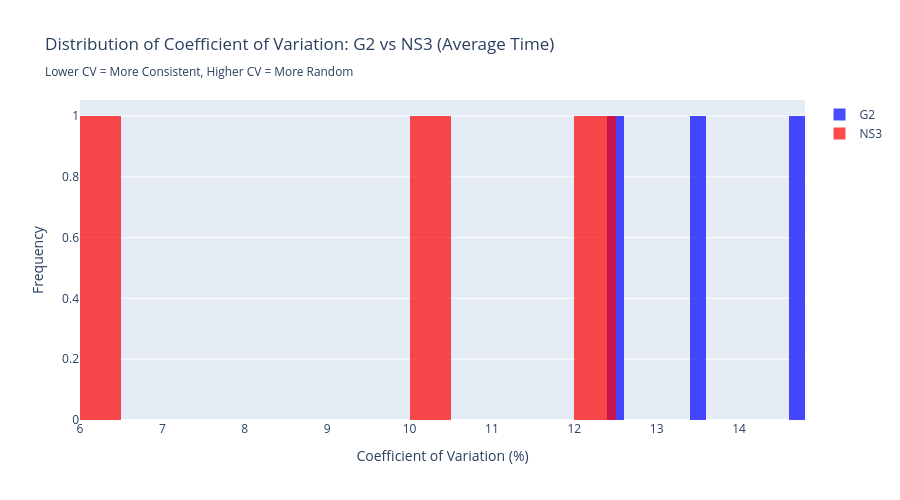
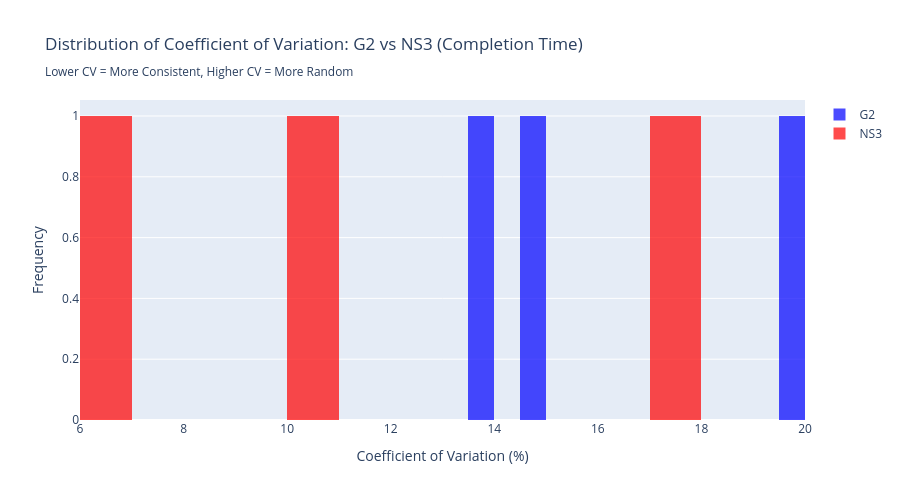
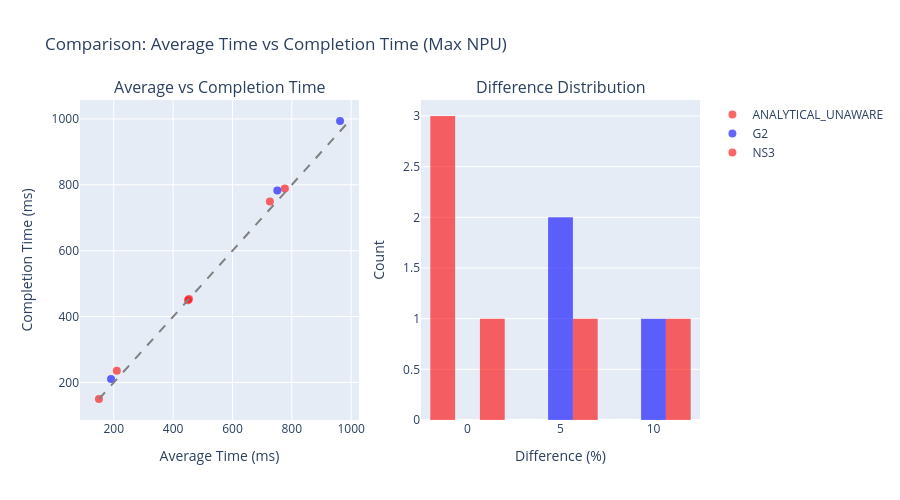

The notebook cell these images were saved under, in order:
### Code cell
# --- Statistical Summary of Randomness Effects ---

print(f"\n{'='*80}")
print("DETAILED STATISTICAL ANALYSIS: Average vs Completion Time")
print(f"{'='*80}\n")

# Analyze both metrics
for metric_col, metric_name in [('avg_time', 'Average Time'), ('max_time', 'Completion Time')]:
    print(f"\n{'='*40}")
    print(f"METRIC: {metric_name}")
    print(f"{'='*40}\n")
    
    # Create comparison table
    comparison_data = []
    for group_keys, group_df in comp_df.groupby(['workload', 'group_id', 'topology']):
        wl, gid, topo = group_keys
        
        g2_runs = group_df[group_df['sim_type'] == 'G2']
        ns3_runs = group_df[group_df['sim_type'] == 'NS3']
        
        if g2_runs.empty or ns3_runs.empty:
            continue
        
        g2_times = g2_runs[metric_col]
        ns3_times = ns3_runs[metric_col]
        
        comparison_data.append({
            'Workload': wl,
            'Group': gid,
            'Topology': topo,
            'G2 Mean (ms)': g2_times.mean() / 1_000_000,
            'G2 Std (ms)': g2_times.std() / 1_000_000,
            'G2 CV (%)': (g2_times.std() / g2_times.mean() * 100) if g2_times.mean() > 0 else 0,
            'G2 Runs': len(g2_runs),
            'NS3 Mean (ms)': ns3_times.mean() / 1_000_000,
            'NS3 Std (ms)': ns3_times.std() / 1_000_000,
            'NS3 CV (%)': (ns3_times.std() / ns3_times.mean() * 100) if ns3_times.mean() > 0 else 0,
            'NS3 Runs': len(ns3_runs),
            'Mean Divergence (%)': ((ns3_times.mean() - g2_times.mean()) / g2_times.mean() * 100),
            'Best NS3 vs G2 Mean (%)': ((ns3_times.min() - g2_times.mean()) / g2_times.mean() * 100),
            'Worst NS3 vs G2 Mean (%)': ((ns3_times.max() - g2_times.mean()) / g2_times.mean() * 100),
        })

    comparison_summary_df = pd.DataFrame(comparison_data)

    # Display summary statistics
    print(f"--- Summary Statistics for {metric_name} ---\n")
    print(f"G2 Variability:")
    print(f"  Average CV: {comparison_summary_df['G2 CV (%)'].mean():.3f}%")
    print(f"  Std Dev of CV: {comparison_summary_df['G2 CV (%)'].std():.3f}%")
    print(f"  Max CV: {comparison_summary_df['G2 CV (%)'].max():.3f}%")
    print()
    print(f"NS3 Variability:")
    print(f"  Average CV: {comparison_summary_df['NS3 CV (%)'].mean():.3f}%")
    print(f"  Std Dev of CV: {comparison_summary_df['NS3 CV (%)'].std():.3f}%")
    print(f"  Max CV: {comparison_summary_df['NS3 CV (%)'].max():.3f}%")
    print()
    print(f"Divergence Analysis:")
    print(f"  Mean Divergence: {comparison_summary_df['Mean Divergence (%)'].mean():.2f}%")
    print(f"  Best Case (Best NS3 vs G2): {comparison_summary_df['Best NS3 vs G2 Mean (%)'].mean():.2f}%")
    print(f"  Worst Case (Worst NS3 vs G2): {comparison_summary_df['Worst NS3 vs G2 Mean (%)'].mean():.2f}%")
    print()

    # Display sorted table
    print(f"\n--- Top 10 Configurations by NS3 Variability (CV) for {metric_name} ---")
    display(comparison_summary_df.sort_values('NS3 CV (%)', ascending=False).head(10))

    # Create comparison visualization
    fig = go.Figure()

    fig.add_trace(go.Histogram(
        x=comparison_summary_df['G2 CV (%)'],
        name='G2',
        opacity=0.7,
        marker_color='blue',
        nbinsx=20
    ))

    fig.add_trace(go.Histogram(
        x=comparison_summary_df['NS3 CV (%)'],
        name='NS3',
        opacity=0.7,
        marker_color='red',
        nbinsx=20
    ))

    fig.update_layout(
        title=f'Distribution of Coefficient of Variation: G2 vs NS3 ({metric_name})<br><sub>Lower CV = More Consistent, Higher CV = More Random</sub>',
        xaxis_title='Coefficient of Variation (%)',
        yaxis_title='Frequency',
        barmode='overlay',
        height=500
    )

    fig.show()

# --- Comparison between Average and Max metrics ---
print(f"\n{'='*80}")
print("COMPARISON: Average Time vs Completion Time (Max)")
print(f"{'='*80}\n")

# Calculate differences between avg and max for each sim type
comparison_avg_max = []
for group_keys, group_df in comp_df.groupby(['workload', 'group_id', 'topology', 'sim_type']):
    wl, gid, topo, sim = group_keys
    
    avg_mean = group_df['avg_time'].mean() / 1_000_000
    max_mean = group_df['max_time'].mean() / 1_000_000
    diff_pct = ((max_mean - avg_mean) / avg_mean * 100) if avg_mean > 0 else 0
    
    comparison_avg_max.append({
        'Workload': wl,
        'Group': gid,
        'Topology': topo,
        'Sim Type': sim,
        'Avg Time (ms)': avg_mean,
        'Max Time (ms)': max_mean,
        'Difference (ms)': max_mean - avg_mean,
        'Difference (%)': diff_pct
    })

avg_max_df = pd.DataFrame(comparison_avg_max)

print("--- How much higher is Completion Time vs Average Time? ---\n")
for sim_type in avg_max_df['Sim Type'].unique():
    sim_data = avg_max_df[avg_max_df['Sim Type'] == sim_type]
    print(f"{sim_type}:")
    print(f"  Average difference: {sim_data['Difference (%)'].mean():.2f}%")
    print(f"  Median difference: {sim_data['Difference (%)'].median():.2f}%")
    print(f"  Max difference: {sim_data['Difference (%)'].max():.2f}%")
    print()

# Visualization
fig = make_subplots(
    rows=1, cols=2,
    subplot_titles=('Average vs Completion Time', 'Difference Distribution')
)

for sim_type in avg_max_df['Sim Type'].unique():
    sim_data = avg_max_df[avg_max_df['Sim Type'] == sim_type]
    color = 'blue' if sim_type == 'G2' else 'red'
    
    fig.add_trace(go.Scatter(
        x=sim_data['Avg Time (ms)'],
        y=sim_data['Max Time (ms)'],
        mode='markers',
        name=sim_type,
        marker=dict(color=color, size=8, opacity=0.6)
    ), row=1, col=1)

# Add diagonal line
min_val = avg_max_df[['Avg Time (ms)', 'Max Time (ms)']].min().min()
max_val = avg_max_df[['Avg Time (ms)', 'Max Time (ms)']].max().max()
fig.add_trace(go.Scatter(
    x=[min_val, max_val],
    y=[min_val, max_val],
    mode='lines',
    name='y=x',
    line=dict(dash='dash', color='gray'),
    showlegend=False
), row=1, col=1)

# Histogram of differences
for sim_type in avg_max_df['Sim Type'].unique():
    sim_data = avg_max_df[avg_max_df['Sim Type'] == sim_type]
    color = 'blue' if sim_type == 'G2' else 'red'
    
    fig.add_trace(go.Histogram(
        x=sim_data['Difference (%)'],
        name=f'{sim_type} Diff',
        marker_color=color,
        opacity=0.6,
        showlegend=False
    ), row=1, col=2)

fig.update_xaxes(title_text="Average Time (ms)", row=1, col=1)
fig.update_yaxes(title_text="Completion Time (ms)", row=1, col=1)
fig.update_xaxes(title_text="Difference (%)", row=1, col=2)
fig.update_yaxes(title_text="Count", row=1, col=2)

fig.update_layout(
    title='Comparison: Average Time vs Completion Time (Max NPU)',
    height=500,
    showlegend=True
)

fig.show()

print(f"\n{'='*80}\n")

### Figure 1 — Plotly figure (JSON) as saved in the notebook; plotly's stock layout.template omitted (floating-point values rounded to 4 significant figures)
{"data": [{"marker": {"color": "blue"}, "name": "G2", "nbinsx": 20, "opacity": 0.7, "type": "histogram", "x": [12.53, 13.51, 14.79]}, {"marker": {"color": "red"}, "name": "NS3", "nbinsx": 20, "opacity": 0.7, "type": "histogram", "x": [12.28, 10.3, 6.479]}], "layout": {"barmode": "overlay", "height": 500, "title": {"text": "Distribution of Coefficient of Variation: G2 vs NS3 (Average Time)<br><sub>Lower CV = More Consistent, Higher CV = More Random</sub>"}, "xaxis": {"title": {"text": "Coefficient of Variation (%)"}}, "yaxis": {"title": {"text": "Frequency"}}}}

### Figure 2 — Plotly figure (JSON) as saved in the notebook; plotly's stock layout.template omitted (floating-point values rounded to 4 significant figures)
{"data": [{"marker": {"color": "blue"}, "name": "G2", "nbinsx": 20, "opacity": 0.7, "type": "histogram", "x": [19.93, 13.68, 14.94]}, {"marker": {"color": "red"}, "name": "NS3", "nbinsx": 20, "opacity": 0.7, "type": "histogram", "x": [17.47, 10.54, 6.583]}], "layout": {"barmode": "overlay", "height": 500, "title": {"text": "Distribution of Coefficient of Variation: G2 vs NS3 (Completion Time)<br><sub>Lower CV = More Consistent, Higher CV = More Random</sub>"}, "xaxis": {"title": {"text": "Coefficient of Variation (%)"}}, "yaxis": {"title": {"text": "Frequency"}}}}

### Figure 3 — Plotly figure (JSON) as saved in the notebook; plotly's stock layout.template omitted (floating-point values rounded to 4 significant figures)
{"data": [{"marker": {"color": "red", "opacity": 0.6, "size": 8}, "mode": "markers", "name": "ANALYTICAL_UNAWARE", "type": "scatter", "x": [150.0, 453.6, 450.0], "xaxis": "x", "y": [150.0, 453.6, 450.0], "yaxis": "y"}, {"marker": {"color": "blue", "opacity": 0.6, "size": 8}, "mode": "markers", "name": "G2", "type": "scatter", "x": [190.8, 751.2, 962.7], "xaxis": "x", "y": [211.0, 782.8, 993.7], "yaxis": "y"}, {"marker": {"color": "red", "opacity": 0.6, "size": 8}, "mode": "markers", "name": "NS3", "type": "scatter", "x": [210.2, 726.2, 776.6], "xaxis": "x", "y": [235.9, 749.6, 788.9], "yaxis": "y"}, {"line": {"color": "gray", "dash": "dash"}, "mode": "lines", "name": "y=x", "showlegend": false, "type": "scatter", "x": [150.0, 993.7], "xaxis": "x", "y": [150.0, 993.7], "yaxis": "y"}, {"marker": {"color": "red"}, "name": "ANALYTICAL_UNAWARE Diff", "opacity": 0.6, "showlegend": false, "type": "histogram", "x": [0.0, 0.0, 0.0], "xaxis": "x2", "yaxis": "y2"}, {"marker": {"color": "blue"}, "name": "G2 Diff", "opacity": 0.6, "showlegend": false, "type": "histogram", "x": [10.54, 4.202, 3.224], "xaxis": "x2", "yaxis": "y2"}, {"marker": {"color": "red"}, "name": "NS3 Diff", "opacity": 0.6, "showlegend": false, "type": "histogram", "x": [12.24, 3.225, 1.581], "xaxis": "x2", "yaxis": "y2"}], "layout": {"annotations": [{"font": {"size": 16}, "showarrow": false, "text": "Average vs Completion Time", "x": 0.225, "xanchor": "center", "xref": "paper", "y": 1, "yanchor": "bottom", "yref": "paper"}, {"font": {"size": 16}, "showarrow": false, "text": "Difference Distribution", "x": 0.775, "xanchor": "center", "xref": "paper", "y": 1, "yanchor": "bottom", "yref": "paper"}], "height": 500, "showlegend": true, "title": {"text": "Comparison: Average Time vs Completion Time (Max NPU)"}, "xaxis": {"anchor": "y", "domain": [0, 0.45], "title": {"text": "Average Time (ms)"}}, "xaxis2": {"anchor": "y2", "domain": [0.55, 1], "title": {"text": "Difference (%)"}}, "yaxis": {"anchor": "x", "domain": [0, 1], "title": {"text": "Completion Time (ms)"}}, "yaxis2": {"anchor": "x2", "domain": [0, 1], "title": {"text": "Count"}}}}
